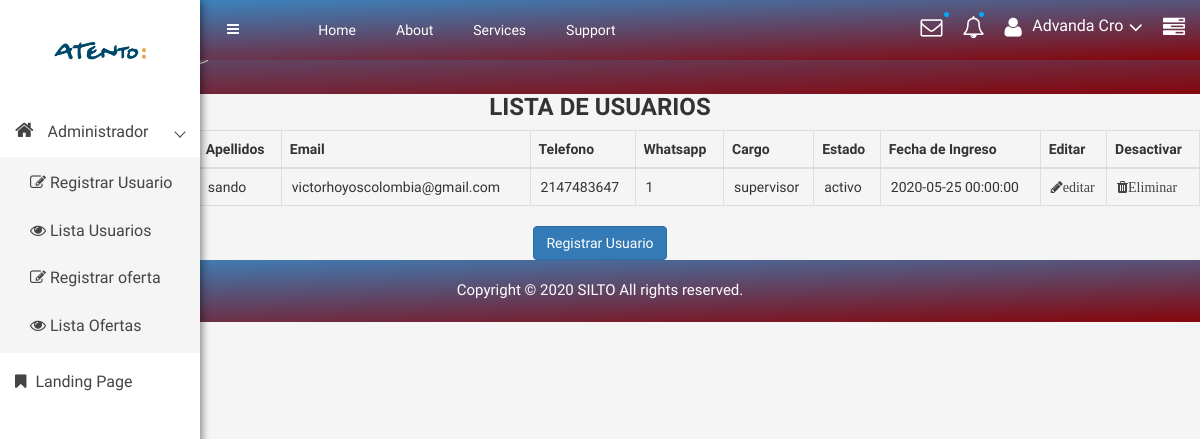
Before: /views/admin/listaUsuarios.php (signed in) with the older database file.
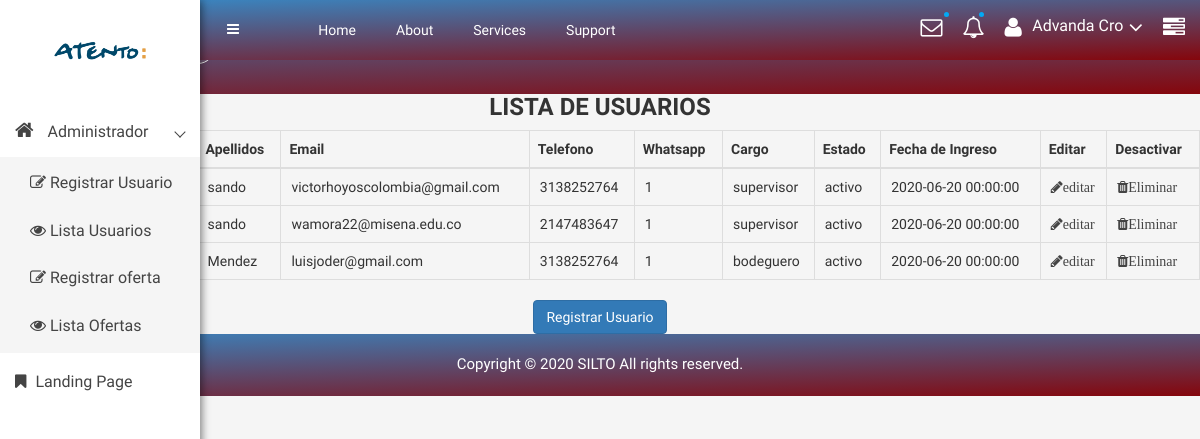
After: the same page with the newer database file.
### tables this page shows
CREATE TABLE `usuario` (
  `identificacion` bigint(20) NOT NULL COMMENT 'Identificacion de user',
  `nombre` text NOT NULL COMMENT 'Nombre de user',
  `apellido` text NOT NULL COMMENT 'Apellido  de user',
  `email` varchar(50) NOT NULL COMMENT 'Email de user',
  `telefono` varchar(20) NOT NULL COMMENT 'Numero de celular',
  `whatsapp` tinyint(1) NOT NULL COMMENT 'Whatsapp',
  `cargo` text NOT NULL COMMENT 'Rol de user',
  `estado` text NOT NULL COMMENT 'Estado del User',
  `fecha_ingreso` datetime NOT NULL DEFAULT current_timestamp() COMMENT 'Fecha de ingreso user',
  `foto` varchar(300) NOT NULL,
  `pass` varchar(255) NOT NULL COMMENT 'password'
);

### model/consulta.php (called while the page is built, shortened)
<?php
class Consulta{
    public function cargarUsuarios(){
        $farray = null;
        $modelo = new Conexion();
        $conexion = $modelo->get_conexion();
        $sql = "SELECT * FROM usuario";
        $insertar = $conexion->prepare($sql);
        $insertar->execute();
        while($result = $insertar->fetch()){
            $farray[] = $result;
        }
        return $farray;
    }
    public function verPerfil($email){
        $modelo = new Conexion();
        $conexion = $modelo->get_conexion();
        $sql = "SELECT * FROM usuario WHERE email = :email";
        $result=$conexion->prepare($sql);
        $result->bindParam(':email', $email);
        $result->execute();
        while($farray = $result->fetch()){
            $resultado[]=$farray;
        }
        return $resultado;
    }
}
?>

### controller/admin/verPerfil.php (called while the page is built, shortened)
<?php
function perfil(){
    $email = $_SESSION['email'];
    $consulta = new Consulta();
    $result = $consulta->verPerfil($email);
}
?>

### controller/admin/cargarUsuarios.php (the view)
<?php
function cargarUsu(){
    $consulta = new Consulta();
    $result = $consulta->cargarUsuarios();
    if(!isset($result)){
        echo '<h2> No hay usuarios</h2>';
    }else{
        echo '
        <table class="table table-bordered table-hover tablita">
            <thead>
                <tr>
                    <th>Identificacion</th>
                    <th>Nombres</th>
                    <th>Apellidos</th>
                    <th>Email</th>
                    <th>Telefono</th>
                    <th>Whatsapp</th>
                    <th>Cargo</th>
                    <th>Estado</th>
                    <th>Fecha de Ingreso</th>
                    <th>Editar</th>
                    <th>Desactivar</th>
                </tr>
            </thead>
            <tbody>
        ';
        foreach($result as $farray){
            echo '
            <tr>
                <td>'.$farray["identificacion"].'</td>
                <td>'.$farray["nombre"].'</td>
                <td>'.$farray["apellido"].'</td>
                <td>'.$farray["email"].'</td>
                <td>'.$farray["telefono"].'</td>
                <td>'.$farray["whatsapp"].'</td>
                <td>'.$farray["cargo"].'</td>
                <td>'.$farray["estado"].'</td>
                <td>'.$farray["fecha_ingreso"].'</td>
                <td><a href="editarUsuario.php?id_user='.$farray["identificacion"].'" class="fa fa-pencil">editar</a></td>
                <td><a href="../../controller/admin/eliminarUsuario-admin.php?id_userE='.$farray["identificacion"].'" class="fa fa-trash">Eliminar</a></td>
            </tr>
            ';
        }
        echo '</tbody> </table>';
    }
}
?>

### views/admin/listaUsuarios.php (shortened to what this page needs)
<?php
    require_once "../../model/consulta.php";
    require_once "../../controller/admin/cargarUsuarios.php";
    require_once "../../controller/admin/verPerfil.php";
?>
<!doctype html>
<html class="no-js" lang="es">
    <head>
        <link rel="stylesheet" href="../../css/bootstrap.min.css">
        <link rel="stylesheet" href="../../css/font-awesome.min.css">
        <link rel="stylesheet" href="../../css/owl.carousel.css">
        <link rel="stylesheet" href="../../css/owl.theme.css">
        <link rel="stylesheet" href="../../css/owl.transitions.css">
        <link rel="stylesheet" href="../../css/animate.css">
        <link rel="stylesheet" href="../../css/normalize.css">
        <link rel="stylesheet" href="../../css/meanmenu.min.css">
        <link rel="stylesheet" href="../../css/main.css">
        <link rel="stylesheet" href="../../css/morrisjs/morris.css">
        <link rel="stylesheet" href="../../css/scrollbar/jquery.mCustomScrollbar.min.css">
        <link rel="stylesheet" href="../../css/metisMenu/metisMenu.min.css">
        <link rel="stylesheet" href="../../css/metisMenu/metisMenu-vertical.css">
        <link rel="stylesheet" href="../../css/calendar/fullcalendar.min.css">
        <link rel="stylesheet" href="../../css/calendar/fullcalendar.print.min.css">
        <link rel="stylesheet" href="../../css/style.css">
        <link rel="stylesheet" href="../../css/responsive.css">
    </head>
    <body>
<?php include('../../includes/menulateralsuper.php') ?>
<div class="header-advance-area">
    <nav class="header-top-area">
        <div class="container-fluid">
            <div class="row">
                    <div class="col-lg-12 col-md-12 col-sm-12 col-xs-12">
                            <div class="header-top-wraper">
                                <div class="row">
                                    <div class="col-lg-1 col-md-0 col-sm-1 col-xs-12">
                                        <div class="menu-switcher-pro">
                                            <button type="button" id="sidebarCollapse" class="btn bar-button-pro header-drl-controller-btn btn-info navbar-btn"><i class="fa fa-bars"></i>
                                            </button>
                                        </div>
                                    </div>
                                    <div class="col-lg-6 col-md-7 col-sm-6 col-xs-12">
                                        <div class="header-top-menu tabl-d-n">
                                            <ul class="nav navbar-nav mai-top-nav">
                                                <li class="nav-item"><a href="#" class="nav-link">Home</a>
                                                </li>
                                                <li class="nav-item"><a href="#" class="nav-link">About</a>
                                                </li>
                                                <li class="nav-item"><a href="#" class="nav-link">Services</a>
                                                </li>
                                                <li class="nav-item"><a href="#" class="nav-link">Support</a>
                                                </li>
                                            </ul>
                                        </div>
                                    </div>
                                    <div class="col-lg-5 col-md-5 col-sm-12 col-xs-12">
                                        <div class="header-right-info">
                                            <ul class="nav navbar-nav mai-top-nav header-right-menu">
                                                <li class="nav-item dropdown">
                                                    <a href="#" data-toggle="dropdown" role="button" aria-expanded="false" class="nav-link dropdown-toggle"><i class="fa fa-envelope-o adminpro-chat-pro" aria-hidden="true"></i><span class="indicator-ms"></span></a>
                                                </li>
                                                <li class="nav-item"><a href="#" data-toggle="dropdown" role="button" aria-expanded="false" class="nav-link dropdown-toggle"><i class="fa fa-bell-o" aria-hidden="true"></i><span class="indicator-nt"></span></a>
                                                </li>
                                                <li class="nav-item">
                                                    <a href="#" data-toggle="dropdown" role="button" aria-expanded="false" class="nav-link dropdown-toggle">
                                                            <i class="fa fa-user adminpro-user-rounded header-riht-inf" aria-hidden="true"></i>
                                                            <span class="admin-name">Advanda Cro</span>
                                                            <i class="fa fa-angle-down adminpro-icon adminpro-down-arrow"></i>
                                                        </a>
                                                            <?php
                                                            perfil();
                                                            ?>
                                                </li>
                                                <li class="nav-item nav-setting-open"><a href="#" data-toggle="dropdown" role="button" aria-expanded="false" class="nav-link dropdown-toggle"><i class="fa fa-tasks"></i></a>
                                                </li>
                                            </ul>
                                        </div>
                                    </div>
                                </div>
                            </div>
                    </div>
            </div>
        </div>
    </nav>
                    <div class="breadcome-area">
                        <div class="container-fluid">
                            <div class="row">
                                <div class="col-lg-12 col-md-12 col-sm-12 col-xs-12">
                                    <div class="breadcome-list single-page-breadcome">
                                        <div class="row">
                                            <div class="col-lg-6 col-md-6 col-sm-6 col-xs-6">
                                                <div class="breadcome-heading">
                                                    <form role="search" class="">
                                                        <a href=""><i class="fa fa-search"></i></a>
                                                    </form>
                                                </div>
                                            </div>
                                            <div class="col-lg-6 col-md-6 col-sm-6 col-xs-6">
                                                <ul class="breadcome-menu">
                                                    <li><a href="#">Home</a> <span class="bread-slash">/</span>
                                                    </li>
                                                    <li><span class="bread-blod">Editar Usuario</span>
                                                    </li>
                                                </ul>
                                            </div>
                                        </div>
                    </div>
                </div>
            </div>
        </div>
    </div>
</div>
                <div class="container-fluid-registro">
                     <div class="row">
                            <div class="col-lg-12 col-md-6 col-sm-6 col-xs-12">
                            <div class="text-center custom-login mt-20px">
                                <h3 class="registro-usuario">LISTA DE USUARIOS</h3>
                            </div>
                            <div class="datatable-dashv1-list custom-datatable-overright">
                                <?php
                                cargarUsu();
                                ?>
                            </div>
                        </div>
                    </div>
                    <div class="bienvenida">
                        <button type="button" class="btn btn-primary" onClick='window.location.assign("registrarUsuario.php")'>Registrar Usuario</button>
                        </div>
                </div>
<?php
require_once "../footer.php";
?>

### includes/menulateralsuper.php (shortened to what this page needs)
<?php
require_once "../../model/consulta.php";
require_once "../../controller/admin/verPerfil.php";
?>
<div class="left-sidebar-pro">
            <nav id="sidebar" class="">
                <div class="sidebar-header">
                    <a href="index.html"><img width="100px" height="150px" class="main-logo" src="../../img/logo/logoatento.png" alt="" /></a>
                </div>
                <div class="left-custom-menu-adp-wrap comment-scrollbar">
                <nav class="sidebar-nav left-sidebar-menu-pro">
                    <ul class="metismenu" id="menu1">
                        <li class="active">
                            <a class="has-arrow" href="index.php">
                                <i class="fa big-icon fa-home icon-wrap"></i>
                                <span class="mini-click-non">Administrador</span>
							</a>
                            <ul class="submenu-angle" aria-expanded="true">
                                <li><a title="registro" href="registrarUsuario.php"><i class="fa fa-edit" aria-hidden="true"></i> <span class="mini-sub-pro">Registrar Usuario</span></a></li>
                                <li><a title="ver-usuarios" href="listaUsuarios.php"><i class="fa fa-eye nav-icon" aria-hidden="true"></i> <span class="mini-sub-pro">Lista Usuarios</span></a></li>
                                <li><a title="registro" href="registrarProducto.php"><i class="fa fa-edit" aria-hidden="true"></i> <span class="mini-sub-pro">Registrar oferta</span></a></li>
                                <li><a title="ver-usuarios" href="listaProductos.php"><i class="fa fa-eye nav-icon" aria-hidden="true"></i> <span class="mini-sub-pro">Lista Ofertas</span></a></li>
                            </ul>
                        <li><a title="Landing Page" href="" aria-expanded="false"><i class="fa fa-bookmark icon-wrap sub-icon-mg" aria-hidden="true"></i> <span class="mini-click-non">Landing Page</span></a></li>
                    </ul>
                </nav>
            </div>
            </nav>
        </div>

### views/footer.php (shortened to what this page needs)
<div class="footer-copyright-area">
                    <div class="container-fluid">
                        <div class="row">
                            <div class="col-lg-12">
                                <div class="footer-copy-right">
                                    <p>Copyright &copy; 2020 <a href="https://colorlib.com/wp/templates/">SILTO</a> All rights reserved.</p>
                                </div>
                            </div>
                        </div>
                    </div>
                </div>
    </body>
</html>

### css/main.css (style rules this page uses)
html { color: #222; font-size: 1em; line-height: 1.4; }
audio, canvas, iframe, img, svg, video { vertical-align: middle; }

### css/metisMenu/metisMenu-vertical.css (style rules this page uses)
.sidebar-nav { background: #fff; }
.sidebar-nav ul { padding: 0; margin: 0; list-style: none; background: #f5f5f5; }
.sidebar-nav .metismenu { background: #fff; display: -webkit-box; display: -ms-flexbox; display: flex; -webkit-box-orient: vertical; -webkit-box-direction: normal; -ms-flex-direction: column; flex-direction: column; }
.sidebar-nav .metismenu li + li { margin-top: 5px; }
.sidebar-nav .metismenu li:first-child { margin-top: 5px; }
.sidebar-nav .metismenu li:last-child { margin-bottom: 5px; }
.sidebar-nav .metismenu > li { display: -webkit-box; display: -ms-flexbox; display: flex; -webkit-box-orient: vertical; -webkit-box-direction: normal; -ms-flex-direction: column; flex-direction: column; position: relative; }
.sidebar-nav .metismenu a { position: relative; display: block; padding: 13px 15px; color: #444; outline-width: 0; transition: all .3s ease-out; font-size:16px; }
.sidebar-nav .metismenu ul a { padding: 10px 15px 10px 30px; }
.sidebar-nav .metismenu li .icon-wrap { margin-right:10px; font-size:20px; }
.sidebar-nav .metismenu li .sub-icon-mg { margin-right:5px; font-size:16px; }

Changed rows visible on the page:
changed usuario "victorhoyoscolombia@gmail.com": telefono "2147483647" → "3138252764"; fecha_ingreso "2020-05-25 00:00:00" → "2020-06-20 00:00:00"
added usuario: apellido "sando", email "wamora22@misena.edu.co", telefono "2147483647", whatsapp "1", cargo "supervisor", estado "activo", fecha_ingreso "2020-06-20 00:00:00"
added usuario: apellido "Mendez", email "luisjoder@gmail.com", telefono "3138252764", whatsapp "1", cargo "bodeguero", estado "activo", fecha_ingreso "2020-06-20 00:00:00"
